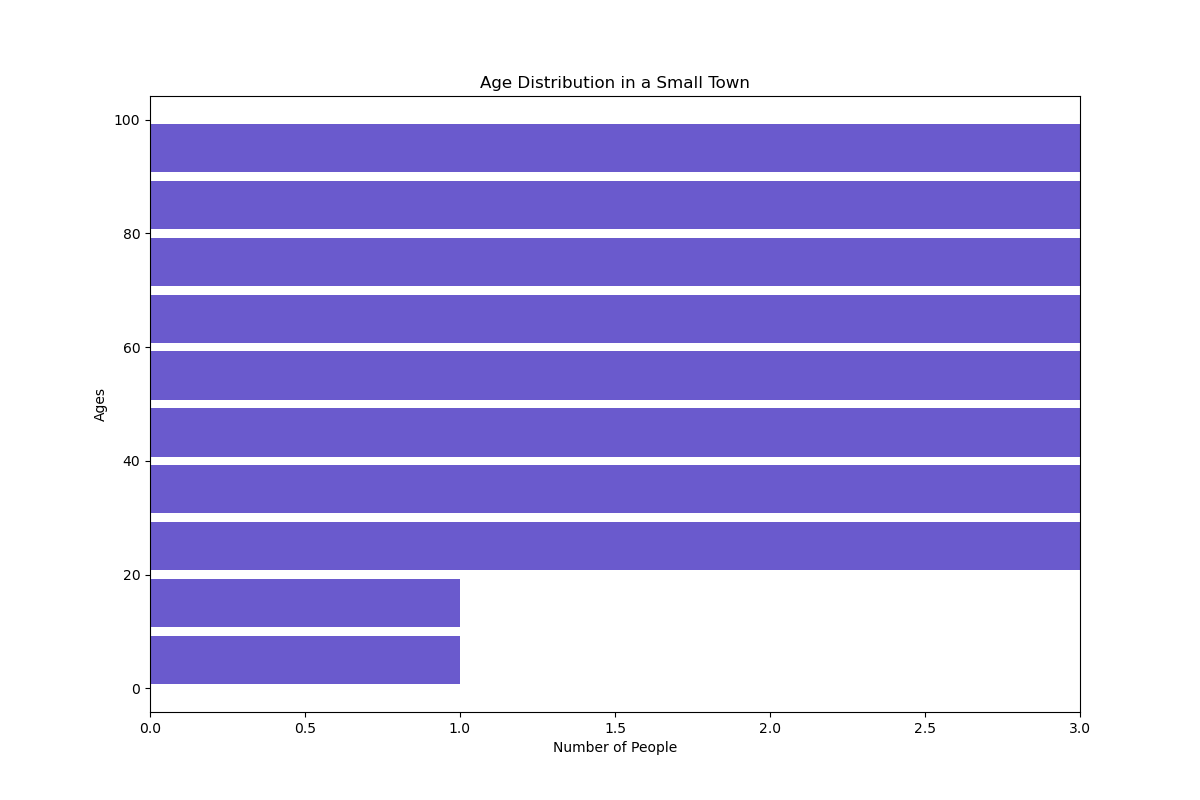

Write the Python code that produced this figure.

import matplotlib.pyplot as plt

# Data points (ages of individuals)
ages = [
    7, 13, 22, 23, 25, 30, 31, 35, 35, 37, 40, 41, 44, 45, 45, 46,
    50, 52, 55, 56, 58, 60, 62, 63, 65, 67, 68, 70, 70, 72, 73, 74,
    75, 78, 80, 81, 83, 84, 85, 85, 86, 90, 91, 92, 95, 98
]

# Define the number of bins and their edges
bins = [0, 10, 20, 30, 40, 50, 60, 70, 80, 90, 100]

# Histogram chart settings
plt.figure(figsize=(12, 8))  # Width and height of the chart
plt.hist(ages, bins=bins, orientation='horizontal', color='#6A5ACD', rwidth=0.85)

# Titles and labels
plt.title('Age Distribution in a Small Town')
plt.xlabel('Number of People')
plt.ylabel('Ages')

# Set limit on horizontal axis to enforce uniform bar height
plt.xlim(0, max([ages.count(i) for i in range(0, 101)]) + 1)

# Display the histogram
plt.show()
